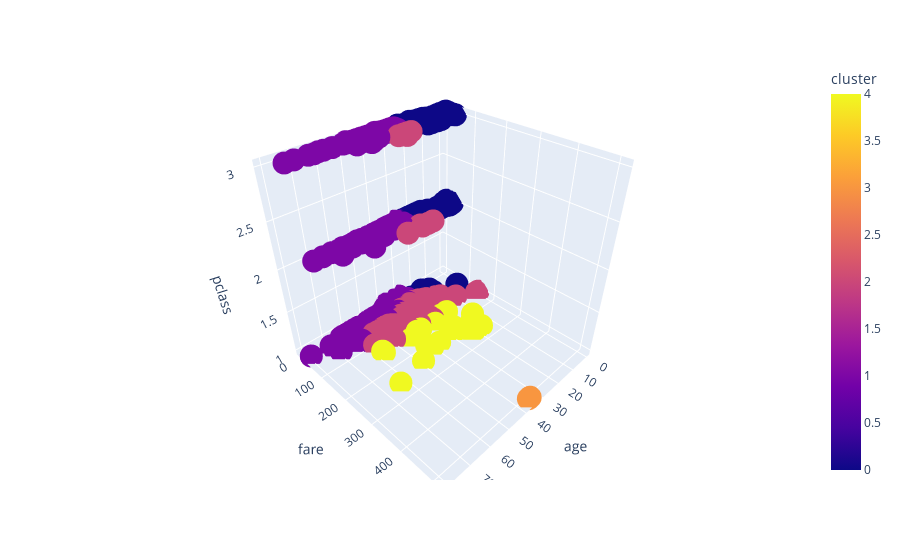

The notebook cell this image was saved under:
### Code cell
import plotly.express as px
fig = px.scatter_3d(
    df,                # DataFrame containing the data
    x='age',           # Column for the x-axis (e.g., passenger age)
    y='fare',          # Column for the y-axis (e.g., ticket fare)
    z='pclass',        # Column for the z-axis (e.g., passenger class: 1, 2, 3)
    color='cluster'    # Column to color points by (e.g., cluster labels)
)
fig.show()

### Figure 1 — Plotly figure (JSON) as saved in the notebook; plotly's stock layout.template omitted (floating-point values rounded to 4 significant figures; data arrays with more than 128 entries replaced by an {"elided": "..."} marker saying what was removed)
{"data": [{"hovertemplate": "age=%{x}<br>fare=%{y}<br>pclass=%{z}<br>cluster=%{marker.color}<extra></extra>", "legendgroup": "", "marker": {"color": {"elided": "891 int values"}, "coloraxis": "coloraxis", "symbol": "circle"}, "mode": "markers", "name": "", "scene": "scene", "showlegend": false, "type": "scatter3d", "x": {"elided": "891 float values"}, "y": {"elided": "891 float values"}, "z": {"elided": "891 int values"}}], "layout": {"coloraxis": {"colorbar": {"title": {"text": "cluster"}}, "colorscale": [[0, "#0d0887"], [0.1111, "#46039f"], [0.2222, "#7201a8"], [0.3333, "#9c179e"], [0.4444, "#bd3786"], [0.5556, "#d8576b"], [0.6667, "#ed7953"], [0.7778, "#fb9f3a"], [0.8889, "#fdca26"], [1, "#f0f921"]]}, "legend": {"tracegroupgap": 0}, "margin": {"t": 60}, "scene": {"domain": {"x": [0, 1], "y": [0, 1]}, "xaxis": {"title": {"text": "age"}}, "yaxis": {"title": {"text": "fare"}}, "zaxis": {"title": {"text": "pclass"}}}}}
